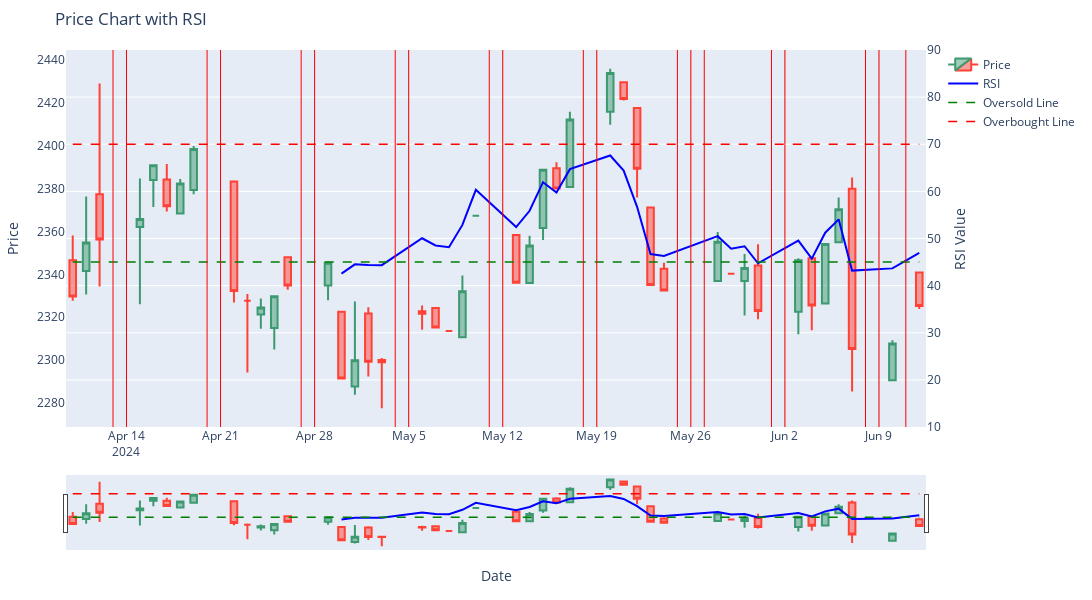

Notebook code cell kept with this figure:
### Code cell
# 调用函数绘制图表
def plot_price_with_rsi(data: pd.DataFrame, period: int, oversold_level: int = 45, overbought_level: int = 70, embedding: bool = True):
    """
    使用 Plotly 绘制价格和 RSI 指标图表。

    RSI (Relative Strength Index) 是一种动量振荡器，旨在衡量价格变动的速度和变化，用于识别超买和超卖条件。

    更多信息请参阅 [RSI](https://www.investopedia.com/terms/r/rsi.asp)

    参数:
    data (pd.DataFrame): 包含 'Open', 'High', 'Low', 'Close' 列的价格数据。
    period (int): 计算 RSI 的周期。
    oversold_level (int, optional): 设定的超卖水平线。默认值为 45。
    overbought_level (int, optional): 设定的超买水平线。默认值为 70。
    embedding (bool, optional): 决定是否将 RSI 嵌入在价格图表中。如果为 True，则嵌入。如果为 False，则单独绘制 RSI 图表。默认值为 True。

    返回:
    None
    """
    if embedding:
        plot_price_with_rsi_embedding(data, period, oversold_level, overbought_level)
    else:
        plot_price_with_rsi_seperate(data, period, oversold_level, overbought_level)

# 调用函数绘制图表
plot_price_with_rsi(daily_data, 14, embedding=True)
